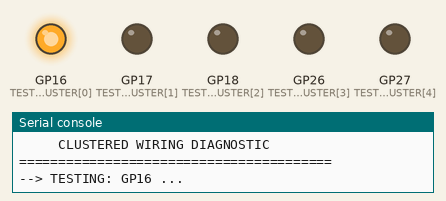
Simulated run of this program. Board: Raspberry Pi Pico running MicroPython. On the bench: output pins drawn as LEDs (lit = HIGH), the last lines printed to the serial console.

Above: at 0.5 s.
At 1.1 s:
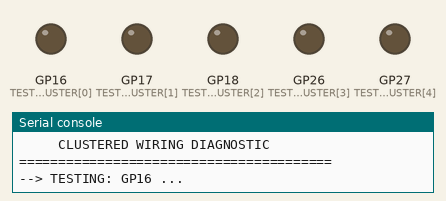
At 1.7 s:
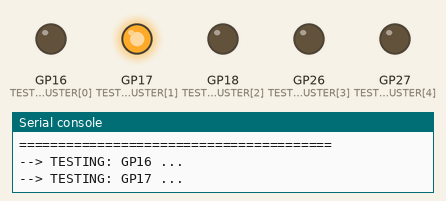
At 2.9 s:
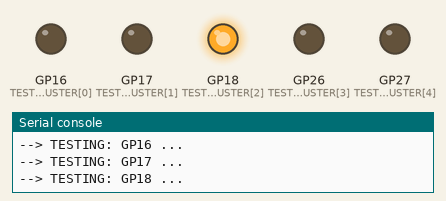
At 4.1 s:
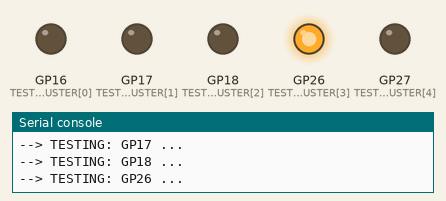
At 5.3 s:
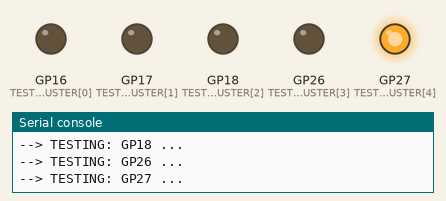
Timing chart, 0 to 7.8 s (numbered marks = the images above):
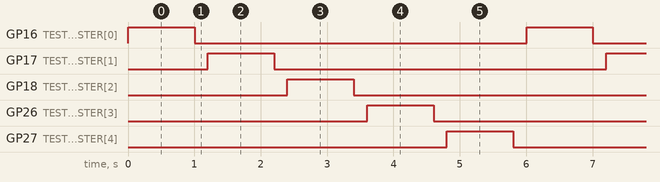

Measured:
- by itself, GP16 (TEST_CLUSTER[0]), GP17 (TEST_CLUSTER[1]), GP18 (TEST_CLUSTER[2]), GP26 (TEST_CLUSTER[3]), GP27 (TEST_CLUSTER[4]): alternates HIGH for 1.0 s and LOW for 5.0 s

The program:

debug_pins.py
```python
# -----------------------------------------------------------------------------
# Tool: Diagnostic Cycler
# -----------------------------------------------------------------------------
# Goal: Cycle through pins one by one to verify wiring order.
# Why:  If you wired GP16 to the LED but the code triggers GP17, valid
#       hardware will look broken. This test confirms PHYSICAL wiring.
# -----------------------------------------------------------------------------

import machine
import time

class HardwareConfig:
    TEST_CLUSTER = [16, 17, 18, 26, 27]
    CYCLE_SPEED = 1.0

def main():
    print("========================================")
    print("     CLUSTERED WIRING DIAGNOSTIC")
    print("========================================")

    while True:
        for pin_id in HardwareConfig.TEST_CLUSTER:
            print(f"--> TESTING: GP{pin_id} ...")
            try:
                # Turn ON
                p = machine.Pin(pin_id, machine.Pin.OUT)
                p.value(1)
                time.sleep(HardwareConfig.CYCLE_SPEED)

                # Turn OFF
                p.value(0)
                time.sleep(0.2)

            except Exception as e:
                print(f"    ERROR: {e}")

        print("\n--- Cycle Complete (Restarting) ---\n")

if __name__ == "__main__":
    main()
```
